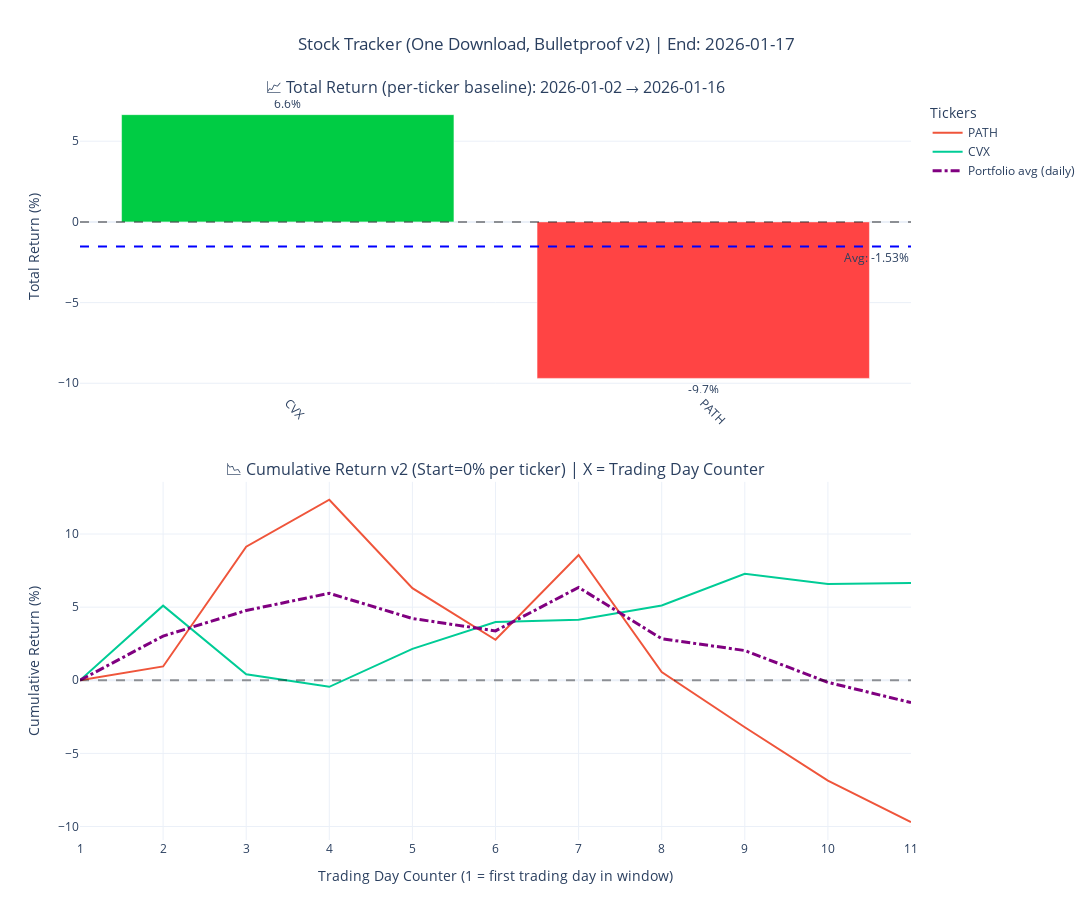

The notebook cell this image was saved under:
### Code cell
BASELINE_DATE = "2026-01-02"
print(format_pretty_tracker_block(BASELINE_DATE))
comp = load_components_for_date(BASELINE_DATE)
STOCK_TICKERS = _dedup_keep_order(comp["weekly"] + comp["pro30"] + comp["movers"])
result = run_trade_return(STOCK_TICKERS, BASELINE_DATE, future_date_str, group_sets=comp)

### Figure 1 — Plotly figure (JSON) as saved in the notebook; plotly's stock layout.template omitted (floating-point values rounded to 4 significant figures)
{"data": [{"customdata": [[155.9, 166.3, "2026-01-02"], [15.88, 14.34, "2026-01-02"]], "hovertemplate": "<b>%{x}</b><br>Baseline: $%{customdata[0]:.2f}<br>Current: $%{customdata[1]:.2f}<br>Return: %{y:.2f}%<br>Baseline Date Used: %{customdata[2]}<extra></extra>", "marker": {"color": ["#00CC44", "#FF4444"]}, "showlegend": false, "text": ["6.6%", "-9.7%"], "textposition": "outside", "type": "bar", "x": ["CVX", "PATH"], "xaxis": "x", "y": [6.645, -9.698], "yaxis": "y"}, {"customdata": [["2026-01-02"], ["2026-01-05"], ["2026-01-06"], ["2026-01-07"], ["2026-01-08"], ["2026-01-09"], ["2026-01-12"], ["2026-01-13"], ["2026-01-14"], ["2026-01-15"], ["2026-01-16"]], "hovertemplate": "<b>PATH</b><br>Trading Day: %{x}<br>Date: %{customdata[0]}<br>Return: %{y:.2f}%<br>Baseline: 2026-01-02 @ 15.88<extra></extra>", "mode": "lines", "name": "PATH", "type": "scatter", "x": [1, 2, 3, 4, 5, 6, 7, 8, 9, 10, 11], "xaxis": "x2", "y": [0.0, 0.9446, 9.131, 12.34, 6.297, 2.771, 8.564, 0.5668, -3.212, -6.864, -9.698], "yaxis": "y2"}, {"customdata": [["2026-01-02"], ["2026-01-05"], ["2026-01-06"], ["2026-01-07"], ["2026-01-08"], ["2026-01-09"], ["2026-01-12"], ["2026-01-13"], ["2026-01-14"], ["2026-01-15"], ["2026-01-16"]], "hovertemplate": "<b>CVX</b><br>Trading Day: %{x}<br>Date: %{customdata[0]}<br>Return: %{y:.2f}%<br>Baseline: 2026-01-02 @ 155.9<extra></extra>", "mode": "lines", "name": "CVX", "type": "scatter", "x": [1, 2, 3, 4, 5, 6, 7, 8, 9, 10, 11], "xaxis": "x2", "y": [0.0, 5.099, 0.4105, -0.449, 2.149, 3.983, 4.131, 5.112, 7.274, 6.581, 6.645], "yaxis": "y2"}, {"hovertemplate": "Trading Day: %{x}<br>Avg return: %{y:.2f}%<extra></extra>", "line": {"color": "purple", "dash": "dashdot", "width": 3}, "mode": "lines", "name": "Portfolio avg (daily)", "type": "scatter", "x": [1, 2, 3, 4, 5, 6, 7, 8, 9, 10, 11], "xaxis": "x2", "y": [0.0, 3.022, 4.771, 5.947, 4.223, 3.377, 6.348, 2.84, 2.031, -0.1414, -1.526], "yaxis": "y2"}], "layout": {"annotations": [{"font": {"size": 16}, "showarrow": false, "text": "📈 Total Return (per-ticker baseline): 2026-01-02 → 2026-01-16", "x": 0.5, "xanchor": "center", "xref": "paper", "y": 1, "yanchor": "bottom", "yref": "paper"}, {"font": {"size": 16}, "showarrow": false, "text": "📉 Cumulative Return v2 (Start=0% per ticker) | X = Trading Day Counter", "x": 0.5, "xanchor": "center", "xref": "paper", "y": 0.484, "yanchor": "bottom", "yref": "paper"}, {"showarrow": false, "text": "Avg: -1.53%", "x": 1, "xanchor": "right", "xref": "x domain", "y": -1.526, "yanchor": "top", "yref": "y"}], "height": 920, "hovermode": "closest", "legend": {"title": {"text": "Tickers"}}, "shapes": [{"line": {"color": "black", "dash": "dash"}, "opacity": 0.4, "type": "line", "x0": 0, "x1": 1, "xref": "x domain", "y0": 0, "y1": 0, "yref": "y"}, {"line": {"color": "blue", "dash": "dash"}, "type": "line", "x0": 0, "x1": 1, "xref": "x domain", "y0": -1.526, "y1": -1.526, "yref": "y"}, {"line": {"color": "black", "dash": "dash"}, "opacity": 0.4, "type": "line", "x0": 0, "x1": 1, "xref": "x2 domain", "y0": 0, "y1": 0, "yref": "y2"}], "title": {"text": "Stock Tracker (One Download, Bulletproof v2) | End: 2026-01-17", "x": 0.5}, "width": 1120, "xaxis": {"anchor": "y", "domain": [0, 1], "tickangle": 45}, "xaxis2": {"anchor": "y2", "domain": [0, 1], "dtick": 1, "title": {"text": "Trading Day Counter (1 = first trading day in window)"}}, "yaxis": {"anchor": "x", "domain": [0.604, 1], "title": {"text": "Total Return (%)"}}, "yaxis2": {"anchor": "x2", "domain": [0, 0.484], "title": {"text": "Cumulative Return (%)"}}}}
